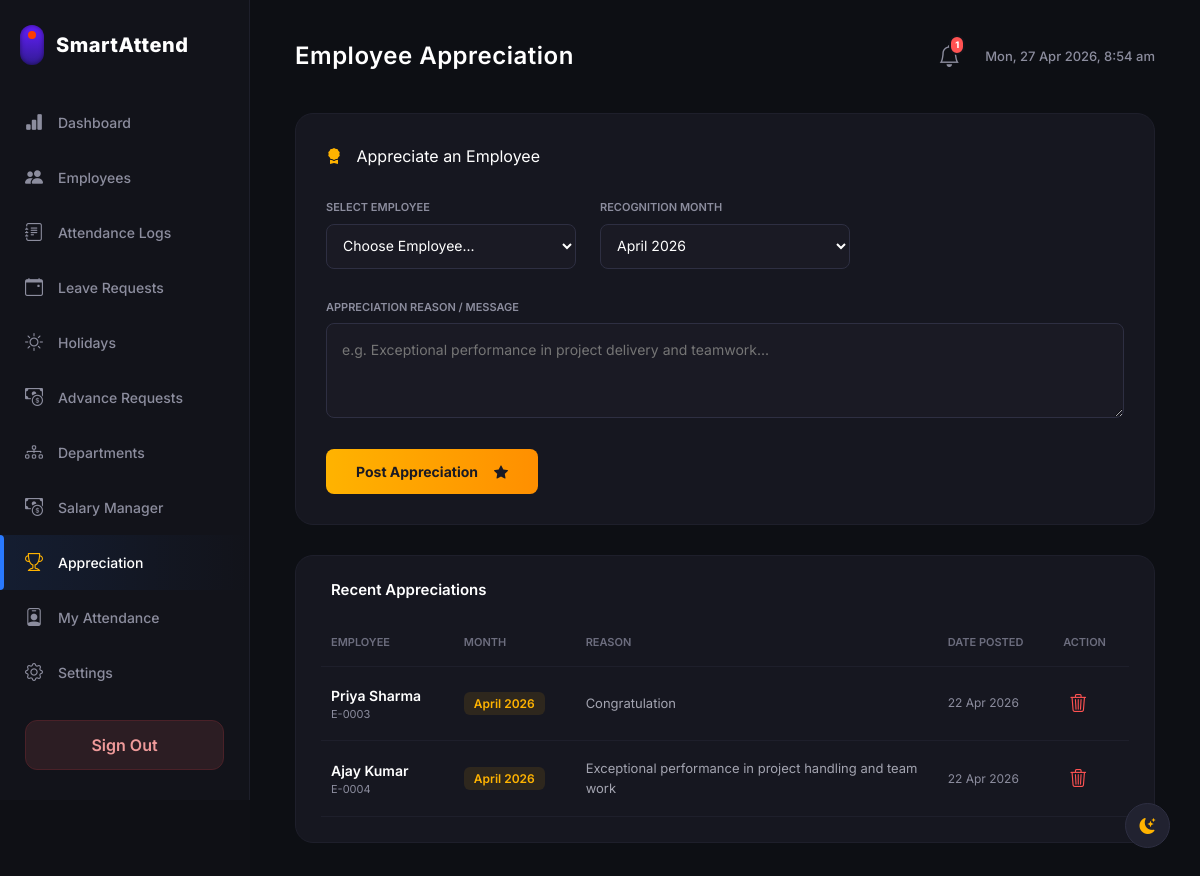
The app's page /hr_dashboard.php?page=appreciation (signed in) with its own data.
### tables this page shows
CREATE TABLE `appreciations` (
  `id` int(11) NOT NULL,
  `user_id` int(11) NOT NULL,
  `month` varchar(50) NOT NULL,
  `reason` text NOT NULL,
  `created_at` timestamp NOT NULL DEFAULT current_timestamp()
);

CREATE TABLE `users` (
  `id` int(11) NOT NULL,
  `emp_id` varchar(50) DEFAULT NULL,
  `name` varchar(100) NOT NULL,
  `designation` varchar(100) DEFAULT NULL,
  `joining_date` date DEFAULT NULL,
  `email` varchar(100) NOT NULL,
  `phone_number` varchar(20) DEFAULT NULL,
  `password` varchar(255) NOT NULL,
  `role` enum('Admin','HR','Employee') NOT NULL DEFAULT 'Employee',
  `created_at` timestamp NOT NULL DEFAULT current_timestamp(),
  `branch_id` int(11) DEFAULT NULL,
  `department_id` int(11) DEFAULT NULL,
  `base_salary` int(11) NOT NULL DEFAULT 25000,
  `status` varchar(20) DEFAULT 'Active',
  `profile_photo` varchar(255) DEFAULT NULL
);

### hr_dashboard.php (the view, shortened to what the rows shown need)
<?php
require 'db.php';
$hr_branch_id = (int)$_SESSION['branch_id'];
$page = isset($_GET['page']) ? $_GET['page'] : 'dashboard';
$search_term = isset($_GET['search']) ? $conn->real_escape_string($_GET['search']) : '';
$search_query = "";
$users = [];
$res = $conn->query("SELECT * FROM users WHERE role IN ('Employee', 'HR') AND branch_id = $hr_branch_id $search_query ORDER BY name ASC");
if($res) while($row = $res->fetch_assoc()) $users[] = $row;
$total_employees = count($users);
$attendance_data = [];
$present_today = count($attendance_data);
$late_today = 0;
$appreciations = [];
if ($page === 'appreciation') {
    $res = $conn->query("SELECT a.*, u.name as emp_name, u.emp_id FROM appreciations a JOIN users u ON a.user_id = u.id WHERE u.branch_id = $hr_branch_id ORDER BY a.id DESC");
    if($res) while($row = $res->fetch_assoc()) $appreciations[] = $row;
}
$pending_leaves = [];
$pending_advances = [];
$res = $conn->query("SELECT ar.*, u.name as emp_name FROM advance_requests ar JOIN users u ON ar.user_id = u.id WHERE ar.status = 'Pending' AND u.branch_id = $hr_branch_id ORDER BY ar.id DESC");
if($res) while($row = $res->fetch_assoc()) $pending_advances[] = $row;
$total_notifications = count($pending_leaves) + count($pending_advances);
?>
<!DOCTYPE html>
<html lang="en">
<head>
    <link href="https://cdn.jsdelivr.net/npm/bootstrap@5.3.2/dist/css/bootstrap.min.css" rel="stylesheet">
    <link rel="stylesheet" href="https://cdn.jsdelivr.net/npm/bootstrap-icons@1.11.1/font/bootstrap-icons.css">
</head>
<body>
    <div class="sidebar">
        <div class="brand">
            <h1 class="brand-text">SmartAttend</h1>
        </div>
    </div>
    <div class="main-content">
        <?php if ($page === 'dashboard'): ?>
        <div class="top-header">
            <h2>Dashboard (<?= htmlspecialchars($_SESSION['name']) ?>)</h2>
            <div style="display: flex; align-items: center; gap: 15px;">
            <div class="notif-wrapper desktop-notif">
                <button class="notif-btn" id="notifToggleDesktop">
                    <i class="bi bi-bell"></i>
                    <?php if($total_notifications > 0): ?>
                        <span class="notif-badge"><?= $total_notifications ?></span>
                    <?php endif; ?>
                </button>
                <div class="notif-dropdown" id="notifDropdownDesktop">
                    <div class="notif-header">
                        Notifications (<?= $total_notifications ?>)
                    </div>
                    <div class="notif-list">
                        <?php if($total_notifications == 0): ?>
                            <div style="padding: 30px; text-align: center; color: #6c6d7e; font-size: 13px;">No new requests.</div>
                        <?php else: ?>
                            <?php foreach($pending_leaves as $pl): ?>
                                <a href="?page=leave_requests" class="notif-item">
                                    <div class="notif-icon" style="background: rgba(41, 121, 255, 0.1); color: #2979ff;">
                                        <i class="bi bi-calendar-event"></i>
                                    </div>
                                    <div class="notif-content">
                                        <div class="notif-title">Leave Request from <?= htmlspecialchars($pl['emp_name']) ?></div>
                                        <div class="notif-time"><?= date('d M, h:i A', strtotime($pl['created_at'])) ?></div>
                                    </div>
                                </a>
                            <?php endforeach; ?>
                            <?php foreach($pending_advances as $pa): ?>
                                <a href="?page=advance_requests" class="notif-item">
                                    <div class="notif-icon" style="background: rgba(0, 230, 118, 0.1); color: #00e676;">
                                        <i class="bi bi-cash-coin"></i>
                                    </div>
                                    <div class="notif-content">
                                        <div class="notif-title">Advance Request from <?= htmlspecialchars($pa['emp_name']) ?> (₹<?= number_format($pa['amount']) ?>)</div>
                                        <div class="notif-time"><?= date('d M, h:i A', strtotime($pa['created_at'])) ?></div>
                                    </div>
                                </a>
                            <?php endforeach; ?>
                        <?php endif; ?>
                    </div>
                </div>
            </div>
            <div class="header-date" id="topClock"></div>
        </div>
        </div>
        <div class="summary-cards">
            <div class="card-summary">
                <div class="card-title-sm">BRANCH EMPLOYEES</div>
                <div class="card-value val-blue"><?= $total_employees ?></div>
                <div class="card-subtext">Registered in your branch</div>
            </div>
            <div class="card-summary">
                <div class="card-title-sm">PRESENT TODAY</div>
                <div class="card-value val-green"><?= $present_today ?></div>
                <div class="card-subtext">Checked in</div>
            </div>
            <div class="card-summary">
                <div class="card-title-sm">LATE TODAY</div>
                <div class="card-value val-orange"><?= $late_today ?></div>
                <div class="card-subtext">After 09:30 AM</div>
            </div>
            <div class="card-summary">
                <div class="card-title-sm">BRANCH FINES</div>
                <?php
                $m_start = date('Y-m-01');
                $m_end = date('Y-m-t');
                $f_res = $conn->query("SELECT SUM(salary_deduction) as total FROM attendance a JOIN users u ON a.user_id = u.id WHERE u.branch_id = $hr_branch_id AND a.date BETWEEN '$m_start' AND '$m_end'");
                $total_fines = $f_res->fetch_assoc()['total'] ?? 0;
                ?>
                <div class="card-value val-red">₹<?= number_format($total_fines) ?></div>
                <div class="card-subtext">This month</div>
            </div>
        </div>
        <div class="table-wrapper">
            <div class="table-header-flex">
                <div style="display: flex; align-items: center; gap: 20px;">
                    <h3>Today's Live Attendance (Your Branch)</h3>
                    <form method="GET" style="margin: 0; display: flex; align-items: center; gap: 12px;">
                        <input type="hidden" name="page" value="dashboard">
                        <div style="position: relative; display: flex; align-items: center;">
                            <i class="bi bi-search" style="position: absolute; left: 12px; color: #8c8d9e; font-size: 13px;"></i>
                            <input type="text" name="search" value="<?= htmlspecialchars($search_term) ?>" placeholder="Search name, ID, role..."
                                style="background: rgba(255,255,255,0.05); border: 1px solid rgba(255,255,255,0.1); color: #fff; padding: 7px 12px 7px 35px; border-radius: 8px; font-size: 13px; outline: none; width: 220px; transition: border-color 0.2s;">
                        </div>
                        <?php if($search_term != ''): ?>
                            <a href="?page=dashboard" style="color: #ff5252; font-size: 13px; text-decoration: none;"><i class="bi bi-x-circle"></i> Clear</a>
                        <?php endif; ?>
                    </form>
                </div>
                <div class="date" id="tableDate"></div>
            </div>
            <table class="app-table">
                <thead>
                    <tr>
                        <th>EMPLOYEE</th>
                        <th>ID</th>
                        <th>SELFIE</th>
                        <th>CHECK IN</th>
                        <th>CHECK OUT</th>
                        <th>BREAK</th>
                        <th>HOURS</th>
                        <th>STATUS</th>
                        <th>FINE</th>
                    </tr>
                </thead>
                <tbody>
                    <?php foreach($users as $u):
                        $att = $attendance_data[$u['id']] ?? null;
                        $status_badge = '<span class="badge-absent">Absent</span>';
                        if ($att) {
                            $clr = $att['status'] == 'Present' ? '#00e676' : ($att['status'] == 'Half Day' ? '#ffb300' : '#ff5252');
                            $bg = $att['status'] == 'Present' ? 'rgba(0,230,118,0.1)' : ($att['status'] == 'Half Day' ? 'rgba(255,179,0,0.1)' : 'rgba(255,82,82,0.1)');
                            $status_badge = "<span style='color: $clr; background: $bg; padding: 4px 10px; border-radius: 20px; font-size: 11px; font-weight: 600;'>".$att['status']."</span>";
                        }
                    ?>
                    <tr>
                        <td>
                            <div style="display: flex; flex-direction: column;">
                                <span style="font-weight: 600; color: #fff;"><?= htmlspecialchars($u['name']) ?></span>
                                <span style="font-size: 11px; color: #8c8d9e;"><?= htmlspecialchars($u['designation'] ?: $u['role']) ?></span>
                            </div>
                        </td>
                        <td style="font-family: monospace; font-weight: 500;"><?= htmlspecialchars($u['emp_id'] ?: 'E-XXXX') ?></td>
                        <td>
                            <?php if($att && $att['check_in_selfie']): ?>
                                <i class="bi bi-camera-fill" style="color: #2979ff; cursor: pointer; font-size: 18px;" onclick="showSelfie('<?= $att['check_in_selfie'] ?>')"></i>
                            <?php else: ?>
                                <span class="text-dash">&mdash;</span>
                            <?php endif; ?>
                        </td>
                        <td style="color: #00e676; font-weight: 500;"><?= ($att && $att['check_in']) ? date('H:i', strtotime($att['check_in'])) : '&mdash;' ?></td>
                        <td style="color: #ff5252; font-weight: 500;"><?= ($att && $att['check_out']) ? date('H:i', strtotime($att['check_out'])) : '&mdash;' ?></td>
                        <td>
                            <?php if($att && $att['break_start']): ?>
                                <div style="font-size: 11px; color: #ffb300;">Start: <?= date('H:i', strtotime($att['break_start'])) ?></div>
                                <div style="font-size: 11px; color: #ffb300;">End: <?= $att['break_end'] ? date('H:i', strtotime($att['break_end'])) : 'Active' ?></div>
                            <?php else: ?>
                                <span class="text-dash">&mdash;</span>
                            <?php endif; ?>
                        </td>
                        <td><?= ($att && $att['working_hours']) ? round($att['working_hours'], 1) . 'h' : '&mdash;' ?></td>
                        <td><?= $status_badge ?></td>
                        <td style="color: #ff5252; font-weight: 600;"><?= ($att && $att['salary_deduction'] > 0) ? '₹' . number_format($att['salary_deduction']) : '&mdash;' ?></td>
                    </tr>
                    <?php endforeach; ?>
                </tbody>
            </table>
        </div>
        <?php elseif ($page === 'appreciation'): ?>
        <div class="top-header">
            <h2>Employee Appreciation</h2>
        </div>
        <div class="table-wrapper">
            <table class="app-table">
                <thead>
                    <tr>
                        <th style="font-size: 11px; text-transform: uppercase;">EMPLOYEE</th>
                        <th style="font-size: 11px; text-transform: uppercase;">MONTH</th>
                        <th style="font-size: 11px; text-transform: uppercase;">REASON</th>
                        <th style="font-size: 11px; text-transform: uppercase;">DATE POSTED</th>
                        <th style="font-size: 11px; text-transform: uppercase;">ACTION</th>
                    </tr>
                </thead>
                <tbody>
                    <?php if(empty($appreciations)): ?>
                    <tr><td colspan="5" style="text-align:center;">No appreciations posted yet.</td></tr>
                    <?php else: foreach($appreciations as $ap): ?>
                    <tr>
                        <td>
                            <div style="font-weight: 600; font-size: 14px; color: #fff;"><?= htmlspecialchars($ap['emp_name']) ?></div>
                            <div style="font-size: 11px; color: #8c8d9e;"><?= htmlspecialchars($ap['emp_id'] ?: 'E-XXXX') ?></div>
                        </td>
                        <td><span style="background: rgba(255, 179, 0, 0.1); color: #ffb300; padding: 4px 10px; border-radius: 6px; font-size: 12px; font-weight: 600;"><?= htmlspecialchars($ap['month']) ?></span></td>
                        <td style="color: #a3a4b0; font-size: 13px; max-width: 300px;"><?= htmlspecialchars($ap['reason']) ?></td>
                        <td style="color: #8c8d9e; font-size: 12px;"><?= date('d M Y', strtotime($ap['created_at'])) ?></td>
                        <td>
                            <form method="POST" style="margin:0;" onsubmit="return confirm('Are you sure you want to delete this appreciation?');">
                                <button type="submit" style="background: none; border: none; color: #ff5252; cursor: pointer; font-size: 18px;"><i class="bi bi-trash3"></i></button>
                            </form>
                        </td>
                    </tr>
                    <?php endforeach; endif; ?>
                </tbody>
            </table>
        </div>
        <?php else: ?>
            <div class="card-summary"><h3>Content for <?= ucfirst($page) ?> (Filtered by Branch)</h3><p>This section is being adapted for branch-specific HR management.</p></div>
        <?php endif; ?>
    </div>
</body>
</html>

### records on screen
appreciations: user.name "Priya Sharma", user.emp_id "E-0003", month "April 2026", reason "Congratulation", created_at "22 Apr 2026"
appreciations: user.name "Ajay Kumar", user.emp_id "E-0004", month "April 2026", reason "Exceptional performance in project handling and team work", created_at "22 Apr 2026"

### other values on screen
$total_notifications "1"
form field month "April 2026"
